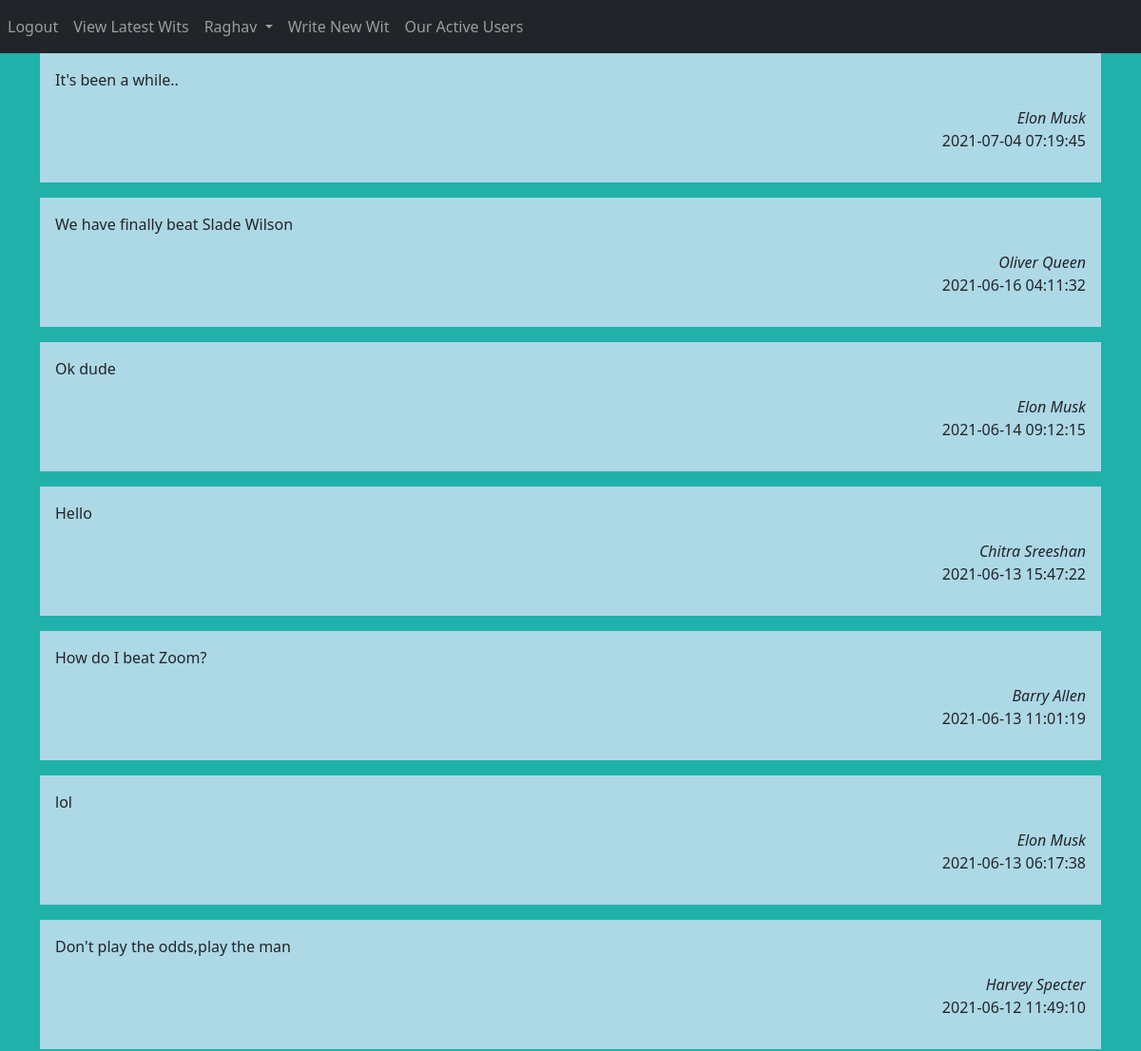
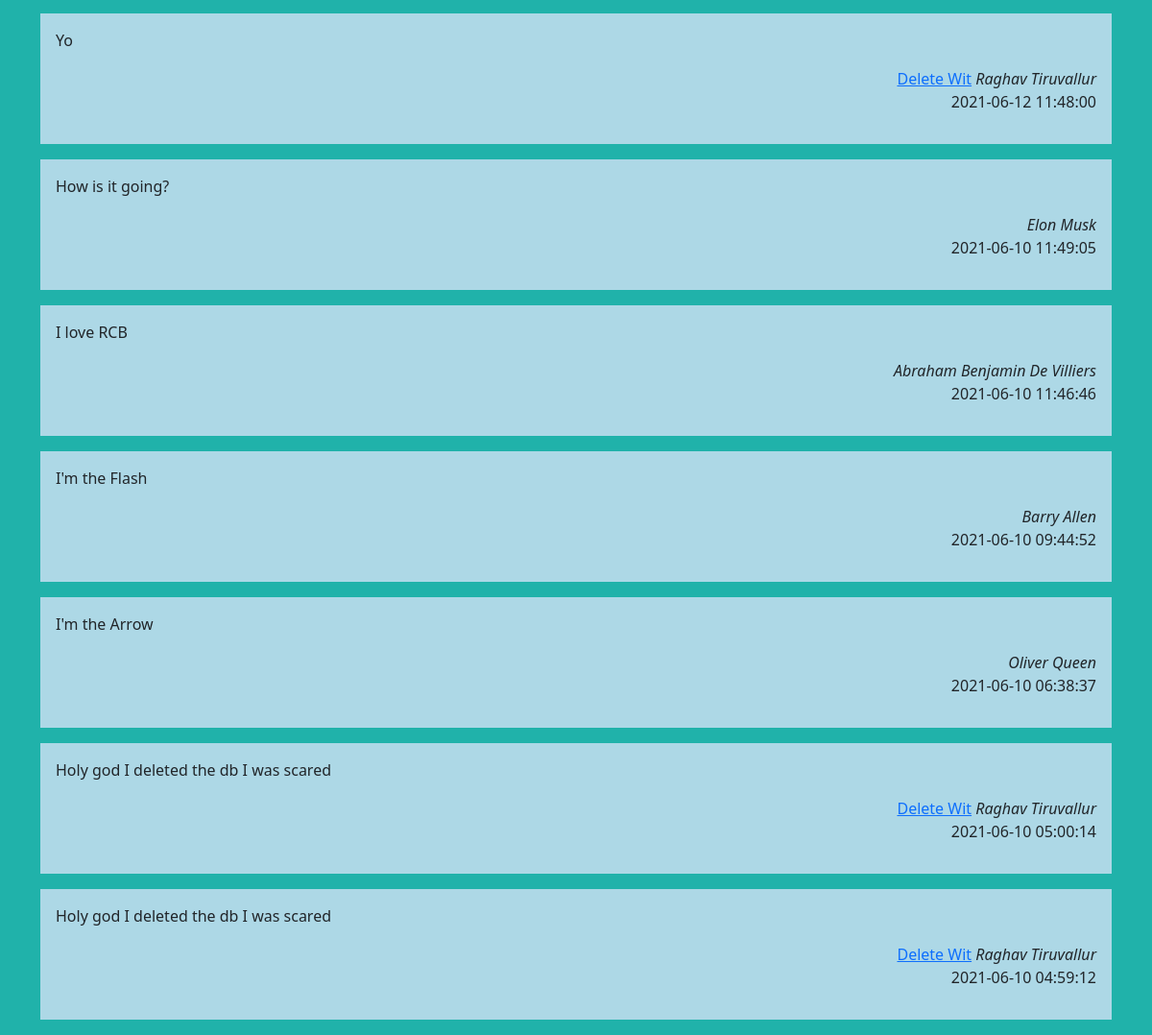
Page / (signed in) on the earlier database version (2 pictures, top to bottom).
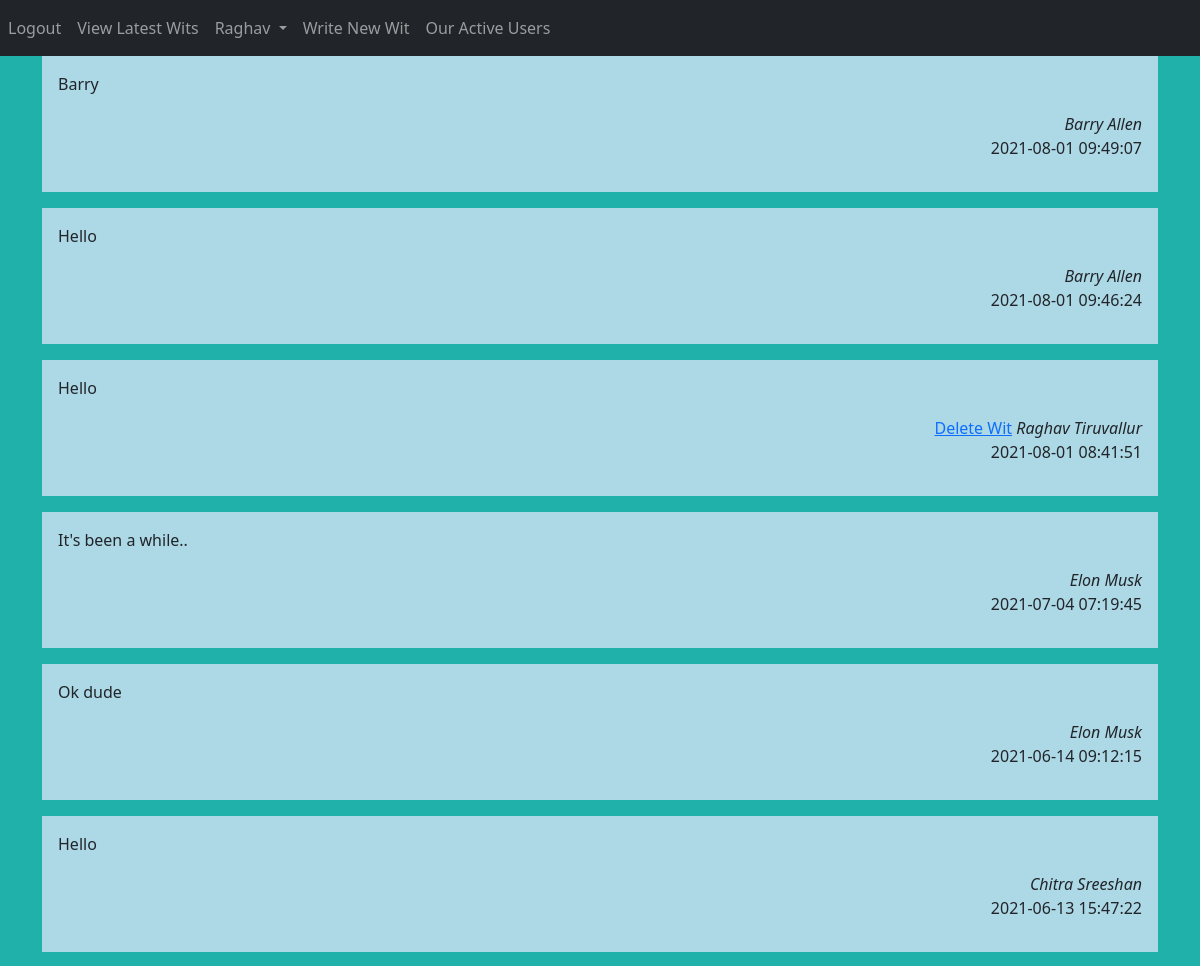
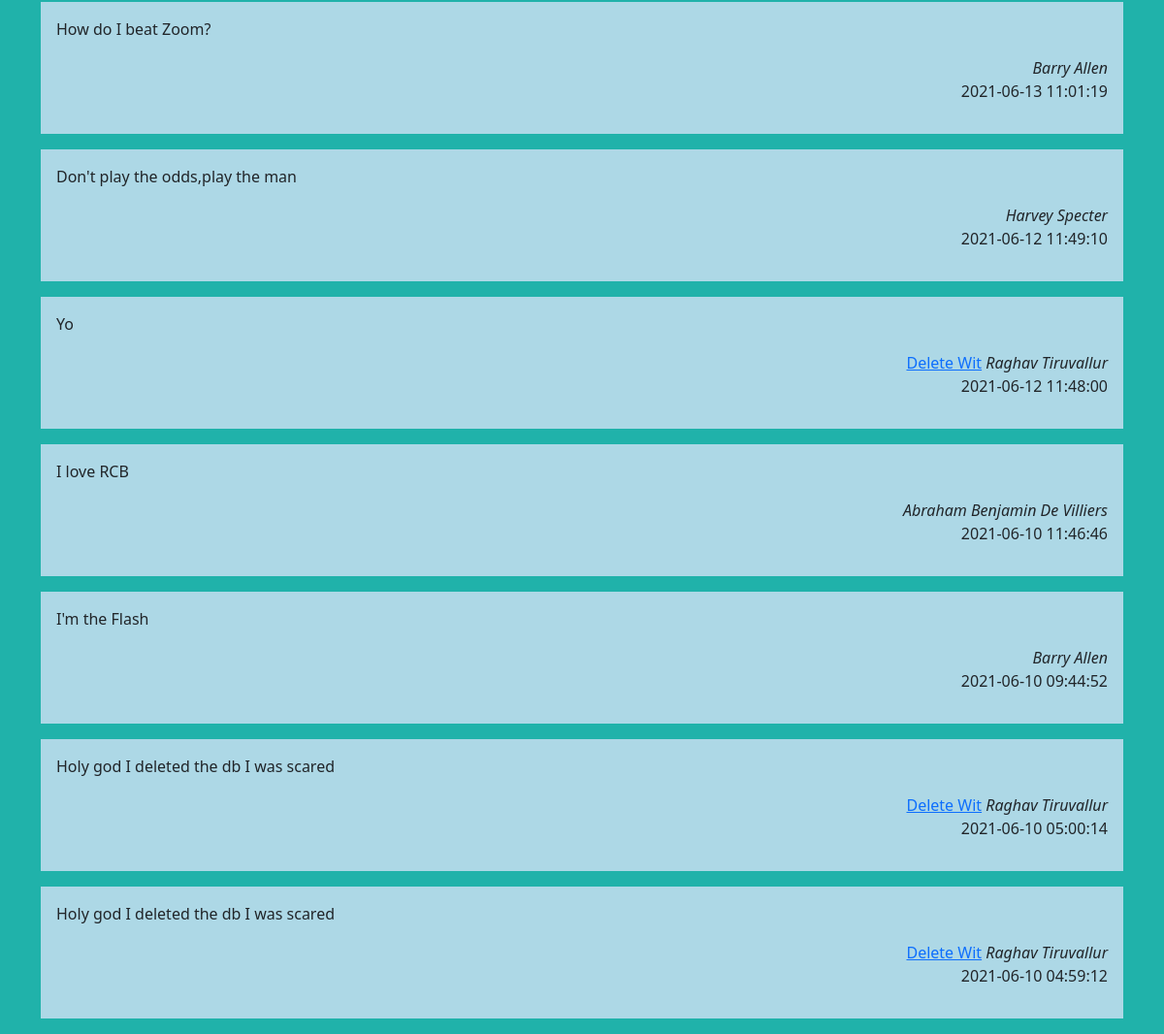
Same page on the later database version (2 pictures, top to bottom).
### Website/models.py (models this page shows)
class User(db.Model,UserMixin):
    id=db.Column(db.Integer,primary_key=True)
    email=db.Column(db.String(100),unique=True)
    phoneNumber=db.Column(db.String(10),unique=True)
    password=db.Column(db.String(100))
    firstName=db.Column(db.String(100))
    lastName=db.Column(db.String(100))
    blogs=db.relationship('Blog')

class Blog(db.Model):
      id=db.Column(db.Integer,primary_key=True)
      data=db.Column(db.String(10000))
      date=db.Column(db.DateTime(timezone=True),default=func.now())
      userId=db.Column(db.Integer,db.ForeignKey('user.id'))

### Website/views.py (the view)
@views.route("/")
@login_required
def home():
    blogAll=Blog.query.all()
    blogAll=blogAll[::-1]
    blogLength=len(blogAll)
    author=[]
    for blog in blogAll:
        author.append(User.query.filter_by(id=blog.userId).first())
    return render_template("allblogs.html",blogs=blogAll,author=author,user=current_user,blogLength=blogLength)

### Website/__init__.py (called while the page is built)
def createApp():
    app=Flask(__name__)
    app.config['SECRET_KEY']='adflsbvgaj'
    app.config['SQLALCHEMY_DATABASE_URI']=f'sqlite:///{DB_NAME}'
    db.init_app(app)
    from .views import views
    from .auth import auth
    app.register_blueprint(views,url_prefix='/')
    app.register_blueprint(auth,url_prefix='/')
    from .models import User,Blog
    createDB(app)
    login_manager=LoginManager()
    login_manager.login_view='views.welcome'
    login_manager.init_app(app)
    @login_manager.user_loader
    def loadUser(id):
         return User.query.get(int(id))
    return app

### Website/templates/allblogs.html (shortened to what this page needs)
{% extends "base.html" %}
{% block content%}
{%for i in range(blogLength)%}
  {% if author[i].id!=user.id %}
  <figure>
    <div class="card-body" style="background-color:lightblue;">
      <p>{{blogs[i].data}}</p>
    <div align="right">
        <cite align="right" title="Source Title">{{author[i].firstName + " " +author[i].lastName}}</cite>
        <p>{{blogs[i].date}}</p>
    </div>
      </div>
  </figure>
{% else %}
<figure>
  <div class="card-body" style="background-color:lightblue;">
    <p>{{blogs[i].data}}</p>
  <div align="right">
    <a href="/delete/{{user.id}}">Delete Wit</a>
      <cite align="right" title="Source Title">{{author[i].firstName + " " +author[i].lastName}}</cite>
      <p>{{blogs[i].date}}</p>
  </div>
    </div>
</figure>
{% endif %}
{% endfor %}
{%endblock%}

### Website/templates/base.html (shortened to what this page needs)
<!DOCTYPE html>
<html>
<head>
    <link href="https://cdn.jsdelivr.net/npm/bootstrap@5.0.1/dist/css/bootstrap.min.css" rel="stylesheet">
</head>
<body style="background-color: lightseagreen;">
    <nav class="navbar navbar-expand-lg navbar-dark bg-dark">
          <div class="collapse navbar-collapse" id="navbar">
            <ul class="navbar-nav me-auto mb-2 mb-lg-0">
              <li class="nav-item">
                {% if user.is_authenticated%}
                <a class="nav-item nav-link" id="logout" href="/logout">Logout</a>
              </li>
              <li>
                <a class="nav-item nav-link" id="home" href="/">View Latest Wits</a>
              </li>
              <li class="nav-item dropdown">
                <a class="nav-link dropdown-toggle" href="#" id="navbarDropdown" role="button" data-bs-toggle="dropdown" aria-expanded="false">
                  {{user.firstName}}
                </a>
                <li>
                <a class="nav-item nav-link" id="viewblogs" href="/writeBlog">Write New Wit</a>
                </li>
                <li>
                  <a class="nav-item nav-link" id="viewblogs" href="/bloggers">Our Active Users</a>
                </li>
              </li>
        {%endif%}
      </nav>
      <div class="container">
          {%block content%}
          {%endblock%}
      </div>
</body>
</html>

Differences in the rows shown:
removed Blog: data "We have finally beat Slade Wilson", date "2021-06-16 04:11:32"
no longer on this page (row unchanged): User: firstName+lastName "Oliver Queen" "Oliver Queen"
removed Blog: data "lol", date "2021-06-13 06:17:38"
removed Blog: data "How is it going?", date "2021-06-10 11:49:05"
removed Blog: data "I'm the Arrow", date "2021-06-10 06:38:37"
added Blog: data "Barry", date "2021-08-01 09:49:07"
added Blog: data "Hello", date "2021-08-01 09:46:24"
added Blog: data "Hello", date "2021-08-01 08:41:51"
Other differences:
new list line: "Barry Allen"
new list line: "Delete Wit"
new list line: "Raghav Tiruvallur"
list line gone: "Elon Musk"
